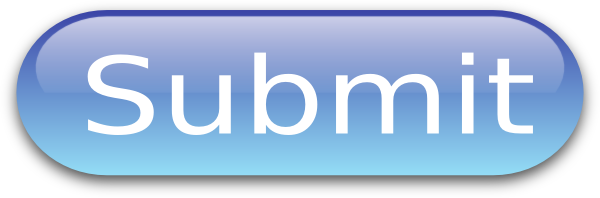
#> input picture submit.png, 600 x 198 px; its folder holds 5 pictures in this run
$ python -i 'SPEKTREN COURIERS.py'   (imports and definitions only)   (older library calls are emulated)
#> lines starting #> are read from the running program, lines starting #| are printed output that depends on the picture
from tkinter import *
from tkinter import ttk
from tkinter import messagebox
from PIL import ImageTk, Image
from datetime import date,time
import mysql.connector
# [6 lines that did not run here, left out]

# [1 line that did not run here, left out]

# [29 lines not run here, left out]

#p1= PrettyTable(['Type','Senders Name','Receivers Name','Total Price'])
#p2= PrettyTable(['Type','Receivers Name','Amount Sent','Our Comission','Total Price'])
#p3= PrettyTable(['Type','Receivers Name','Receivers Name','Weight','Total Price'])


# [582 lines left out: functions register, login, register_user, login_verify, feed, clear and 16 more, not called in this run]

def invoice_order():
    print()


#-------------------------------------------------Designing window for parcel-----------------------------------------------------------------#

def parcel():
    global parcel_screen,psname,psno,psadd,prname,pradd,prno,weight,p
    parcel_screen=Tk()
    parcel_screen.title('Parcel')
    parcel_screen.state('zoomed')
    parcel_screen.configure(background="deepskyblue")
    Label(parcel_screen,text="SPEKTREN COURIERS",bg="gold",fg="red",font=("Times", 30)).pack()
    Label(parcel_screen,text='',bg='deepskyblue').pack()

    Label(parcel_screen,text="SENDER'S DETAILS",bg="dodgerblue",relief="ridge",fg="white",font=("Times", 12),justify=LEFT).pack()
    Label(parcel_screen,text='',bg='deepskyblue').pack()

    Label(parcel_screen,text="Sender's Name:",font=("Times",10),bg='deepskyblue').pack()
    psname=Entry(parcel_screen,font=("Times",10))
    psname.pack()
    Label(parcel_screen,text='',bg='deepskyblue').pack()

    Label(parcel_screen,text="Sender's Contact number:",font=("Times",10),bg='deepskyblue').pack()
    psno=Entry(parcel_screen,font=("Times",10))
    psno.pack()
    Label(parcel_screen,text='',bg='deepskyblue').pack()

    Label(parcel_screen,text="Sender's Address:",font=("Times",10),bg='deepskyblue').pack()
    psadd=Entry(parcel_screen,font=("Times",10))
    psadd.pack()

    Label(parcel_screen,text='',bg='deepskyblue').pack()
    Label(parcel_screen,text='',bg='deepskyblue').pack()


    Label(parcel_screen,text="RECEIVER'S DETAILS",bg="dodgerblue",relief="ridge",fg="white",font=("Times", 12),justify=LEFT).pack()
    Label(parcel_screen,text='',bg='deepskyblue').pack()

    Label(parcel_screen,text="Receiver's Name:",font=("Times",10),bg='deepskyblue').pack()
    prname=Entry(parcel_screen,font=("Times",10))
    prname.pack()
    Label(parcel_screen,text='',bg='deepskyblue').pack()

    Label(parcel_screen,text="Receiver's Contact number:",font=("Times",10),bg='deepskyblue').pack()
    prno=Entry(parcel_screen,font=("Times",10))
    prno.pack()
    Label(parcel_screen,text='',bg='deepskyblue').pack()

    Label(parcel_screen,text="Receiver's Address:",font=("Times",10),bg='deepskyblue').pack()
    pradd=Entry(parcel_screen,font=("Times",10))
    pradd.pack()
    Label(parcel_screen,text='',bg='deepskyblue').pack()

    Label(parcel_screen,text="Enter the weight of the parcel in kg:",font=("Times",10),bg='deepskyblue').pack()
    weight=Entry(parcel_screen,font=("Times",10))
    weight.pack()

    def onclick(event=None):
        parcel_check()

    img1 = Image.open("submit.png")
#> img1 is the input picture: PIL image 600x198 RGBA; mean R, G, B, A 128.5, 152.4, 182.6, 194.4
    img2=img1.resize((140,100),Image.ANTIALIAS)
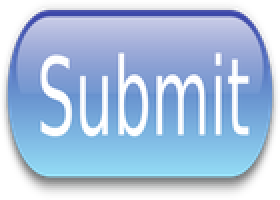
#> img2: PIL image 140x100 RGBA (shown 2 times larger); mean R, G, B, A 110.7, 134.9, 165.7, 194.2; transparent parts drawn white
    img3=ImageTk.PhotoImage(img2)
    parcel_screen.bind('<Return>', onclick)
    Button(parcel_screen,text='',image=img3,command=onclick).pack(side=TOP)

    parcel_screen.mainloop()

# [138 lines left out: functions payparcel, paymentparcelcheck, paypalparcel, paidparcel, on_entry_click_pass, on_entry_click, not called in this run]

def invoice_parcel():
    print()

#-------------------------------------------------Designing window for error related issue---------------------------------------------------#
# [19 lines left out: functions password_not_recognised, user_not_found, not called in this run]

def delete_paymentt_screen():
    payo_screen.destroy()
    paypal()
# [52 lines left out: functions delete_registration_success, delete_login_success, delete_parcel_data, delete_order_data, delete_letter_data, not called in this run]
def delete_password_not_recognised():
    password_not_recog_screen.destroy()


def delete_user_not_found_screen():
    user_not_found_screen.destroy()

# [112 lines left out: functions register_check, letter_check, order_check, parcel_check, not called in this run]

def courier_destroy_main():
    courier_screen.destroy()
    main_account_screen()
def delete_main():
    main_screen.destroy()

#-------------------------------------------------Designing main window----------------------------------------------------------------------#

# [23 lines left out: function main_account_screen, not called in this run]

# [1 line not run here, left out]
#courier()
#order()

>>> result = parcel()
